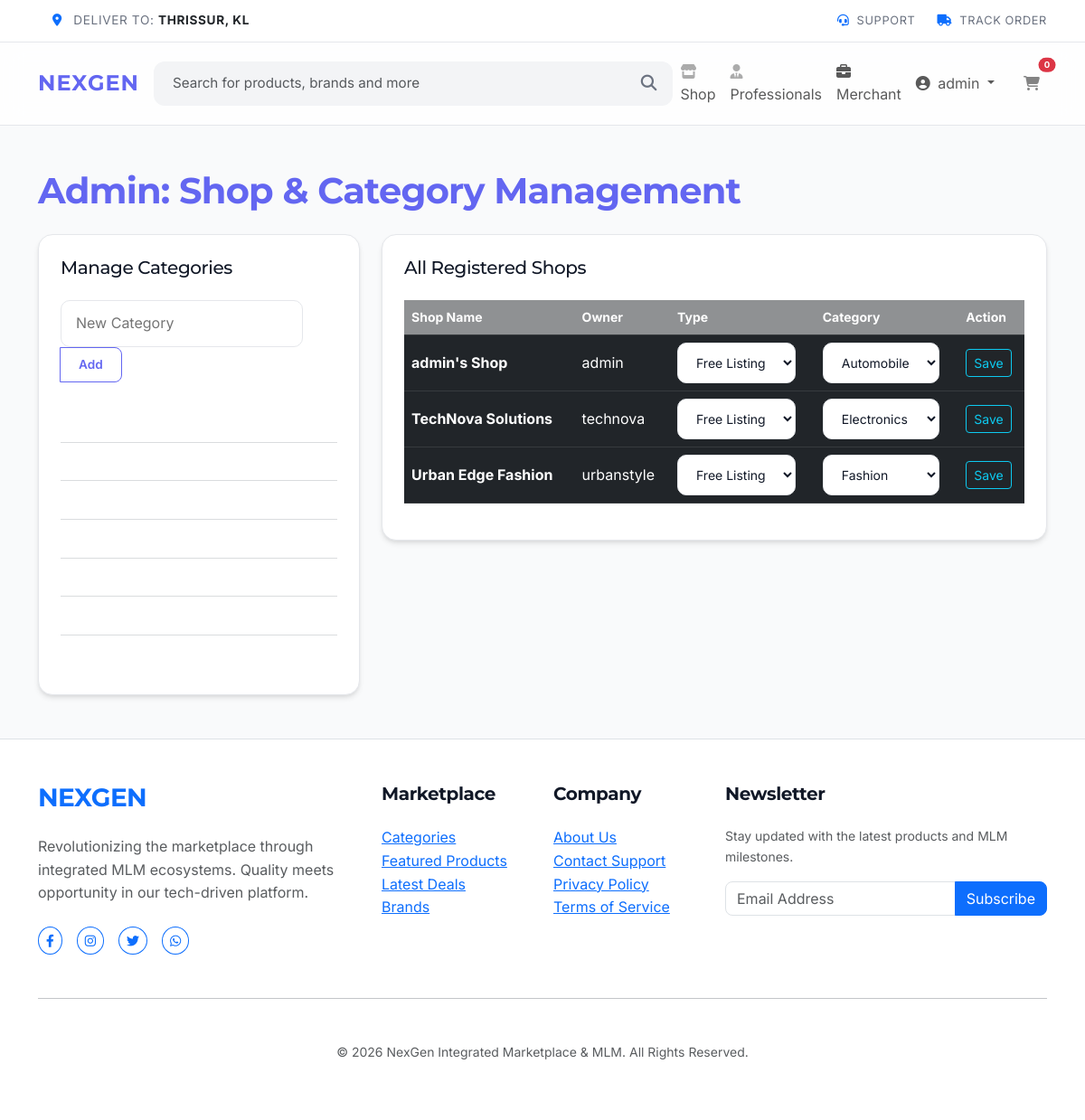
Before: /admin/manage_shops.php (signed in) with the older database file.
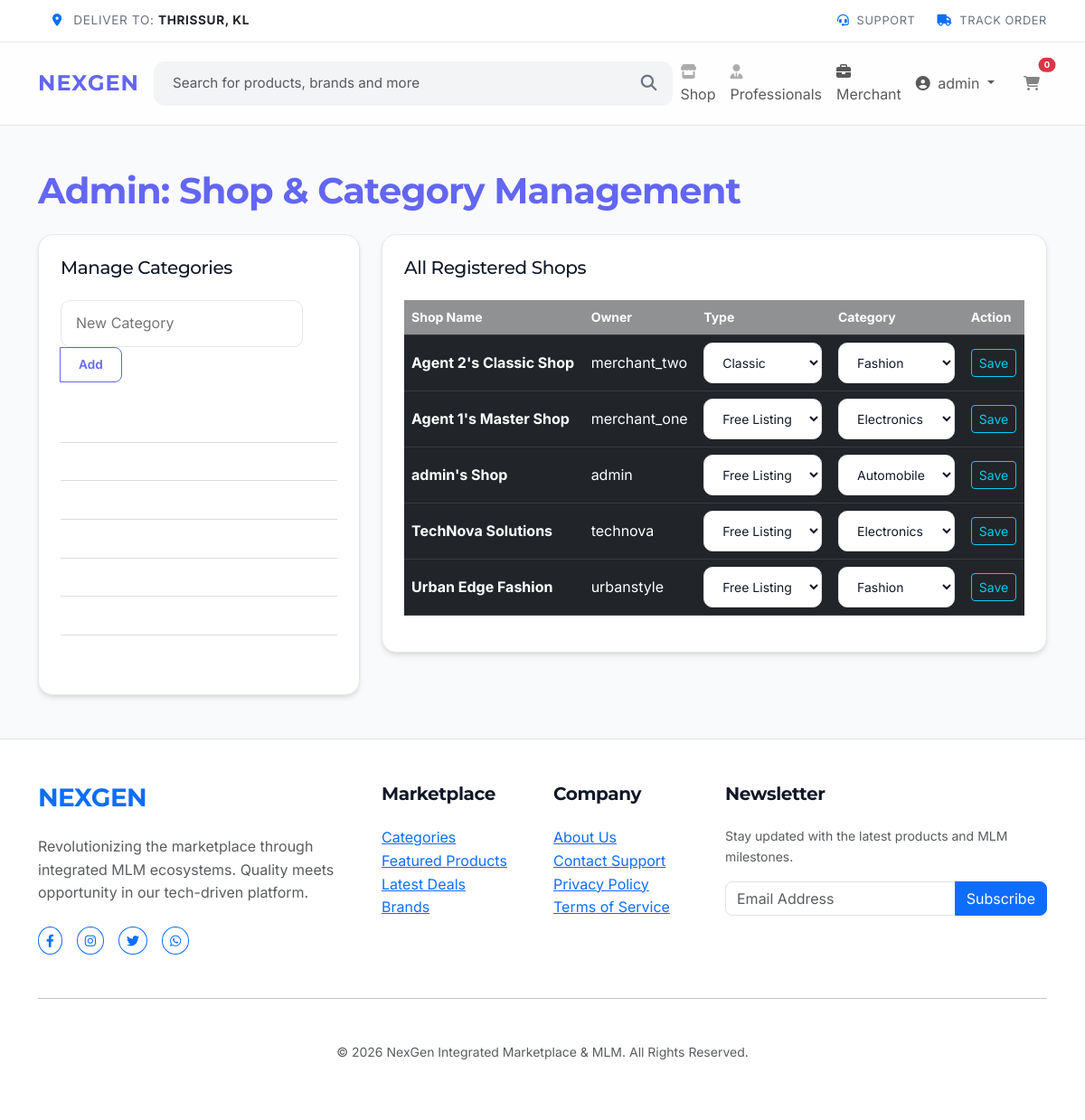
After: the same page with the newer database file.
### tables this page shows
CREATE TABLE shops (
    id INTEGER PRIMARY KEY AUTOINCREMENT,
    owner_id INTEGER NOT NULL,
    name TEXT NOT NULL,
    description TEXT,
    logo TEXT,
    wallpaper TEXT,
    meta_keywords TEXT,
    og_title TEXT,
    og_description TEXT,
    locality TEXT,
    category TEXT,
    created_at DATETIME DEFAULT CURRENT_TIMESTAMP, type TEXT CHECK(type IN ('privilege', 'classic', 'free_listing')) DEFAULT 'free_listing', social_links TEXT, address TEXT, city TEXT, district TEXT, pincode TEXT, added_by_agent_id INTEGER REFERENCES users(id),
    FOREIGN KEY (owner_id) REFERENCES users(id)
);

CREATE TABLE "users" (
    id INTEGER PRIMARY KEY AUTOINCREMENT,
    username TEXT NOT NULL UNIQUE,
    password TEXT NOT NULL,
    email TEXT NOT NULL UNIQUE,
    role TEXT CHECK(role IN ('admin', 'shop_owner', 'member', 'agent')) DEFAULT 'member',
    referrer_id INTEGER,
    level INTEGER DEFAULT 1,
    rebirth_count INTEGER DEFAULT 0,
    created_at DATETIME DEFAULT CURRENT_TIMESTAMP,
    mobile TEXT,
    customer_id TEXT,
    FOREIGN KEY (referrer_id) REFERENCES users_new(id)
);

CREATE TABLE shop_categories (id INTEGER PRIMARY KEY AUTOINCREMENT, name TEXT NOT NULL UNIQUE, parent_id INTEGER DEFAULT NULL);

### includes/config.php (called while the page is built, shortened)
<?php
function e($text) {
    return htmlspecialchars($text ?? '', ENT_QUOTES, 'UTF-8');
}
?>

### admin/manage_shops.php (the view, shortened to what this page needs)
<?php
require_once '../includes/config.php';
$shops = $pdo->query("SELECT s.*, u.username as owner_name FROM shops s JOIN users u ON s.owner_id = u.id ORDER BY s.created_at DESC")->fetchAll();
$categories = $pdo->query("SELECT * FROM shop_categories ORDER BY name ASC")->fetchAll();
include '../includes/header.php';
?>
<div class="container my-5">
    <div class="d-flex justify-content-between align-items-center mb-4">
        <h1 class="neon-text m-0">Admin: Shop & Category Management</h1>
    </div>
    <div class="row g-4">
        <div class="col-lg-4">
            <div class="glass-card p-4">
                <h3 class="h5 mb-4">Manage Categories</h3>
                <form method="POST" class="mb-4">
                    <div class="input-group">
                        <input type="text" name="cat_name" class="glass-input" placeholder="New Category" required>
                        <button type="submit" name="add_category" class="neon-button-sm">Add</button>
                    </div>
                </form>
                <div class="list-group list-group-flush bg-transparent">
                    <?php foreach($categories as $cat): ?>
                        <div class="list-group-item bg-transparent text-white border-secondary border-opacity-25 py-2">
                        </div>
                    <?php endforeach; ?>
                </div>
            </div>
        </div>
        <div class="col-lg-8">
            <div class="glass-card p-4">
                <h3 class="h5 mb-4">All Registered Shops</h3>
                <div class="table-responsive">
                    <table class="table table-dark table-hover align-middle">
                        <thead>
                            <tr class="small opacity-50">
                                <th>Shop Name</th>
                                <th>Owner</th>
                                <th>Type</th>
                                <th>Category</th>
                                <th>Action</th>
                            </tr>
                        </thead>
                        <tbody>
                            <?php foreach($shops as $s): ?>
                            <tr>
                                <td><strong><?php echo e($s['name']); ?></strong></td>
                                <td><?php echo e($s['owner_name']); ?></td>
                                <form method="POST">
                                    <td>
                                        <select name="shop_type" class="glass-input p-1 small">
                                            <option value="classic" <?php echo $s['type'] === 'classic' ? 'selected' : ''; ?>>Classic</option>
                                            <option value="free_listing" <?php echo $s['type'] === 'free_listing' ? 'selected' : ''; ?>>Free Listing</option>
                                        </select>
                                    </td>
                                    <td>
                                        <select name="shop_category" class="glass-input p-1 small">
                                            <?php foreach($categories as $cat): ?>
                                                <option value="<?php echo e($cat['name']); ?>" <?php echo $s['category'] === $cat['name'] ? 'selected' : ''; ?>><?php echo e($cat['name']); ?></option>
                                            <?php endforeach; ?>
                                        </select>
                                    </td>
                                    <td>
                                        <button type="submit" name="update_shop" class="btn btn-sm btn-outline-info">Save</button>
                                    </td>
                                </form>
                            </tr>
                            <?php endforeach; ?>
                        </tbody>
                    </table>
                </div>
            </div>
        </div>
    </div>
</div>
<?php include '../includes/footer.php'; ?>

Changed rows visible on the page:
added shops: name "Agent 2's Classic Shop", owner.username "merchant_two", shop_type "Classic", shop_category "Fashion"
added shops: name "Agent 1's Master Shop", owner.username "merchant_one", shop_type "Free Listing", shop_category "Electronics"
